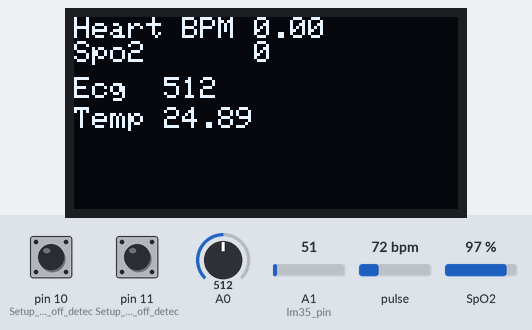
Bench run of a sketch on a simulated Arduino Uno, built with avr-gcc and run on an emulated ATmega328P. Parts: 128×64 one-colour display. The test bench sets the inputs (shaded band); at power-on: pin 10 (Setup_for_leads_off_detec) LOW, pulse 72 bpm, A1 (lm35_pin) = 51, A0 = 512, pin 11 (Setup_for_leads_off_detec) LOW, SpO2 97 %. What the sketch prints to the serial monitor is not drawn.

Above: at 1.4 s.
1.5 s: pin 10 (Setup_for_leads_off_detec) pulled HIGH for 1 s
At 2.9 s:
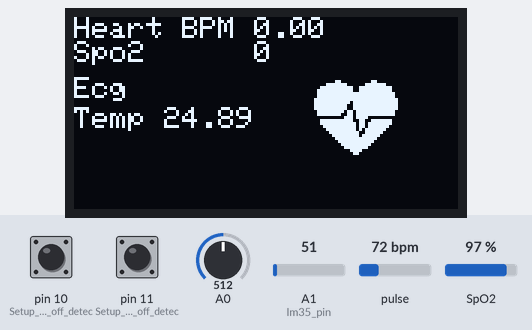
5.6 s: pulse set to 42 bpm
At 7.5 s:
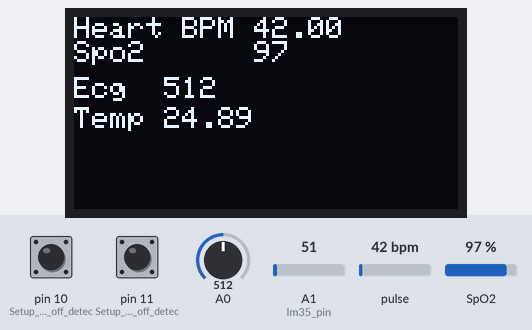
7.6 s: A1 (lm35_pin) set to 61
At 9.0 s:
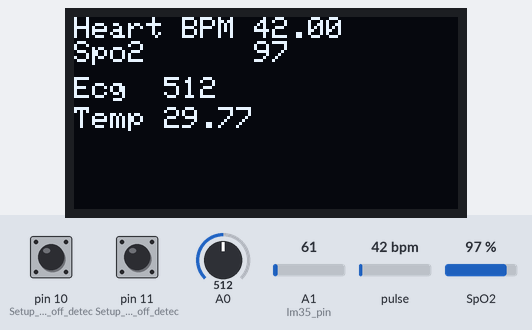
9.6 s: A0 set to 716
At 11.5 s:
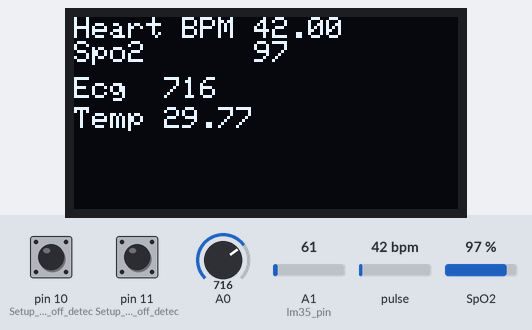
11.6 s: pin 11 (Setup_for_leads_off_detec) pulled HIGH for 1 s
At 12.5 s:
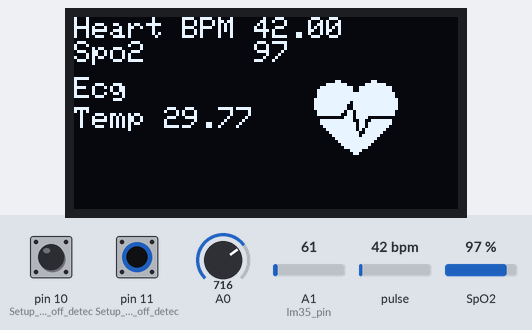
14.1 s: SpO2 set to 80 %
At 15.6 s:
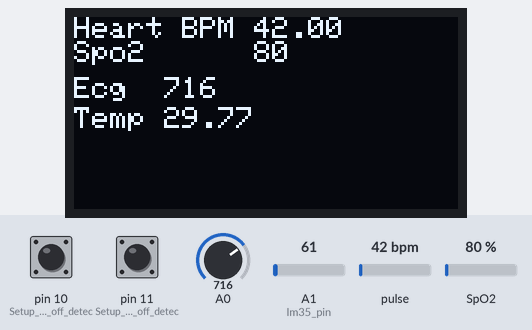
Timing chart, 0 to 16.7 s (numbered marks = the images above; inputs shaded):
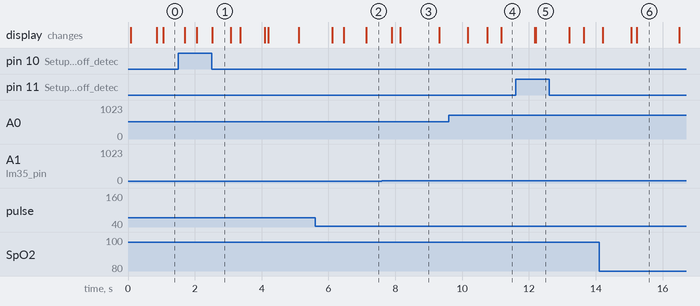

The sketch:

ezhealthmainfile.ino
```cpp
#include <Wire.h>
#include "MAX30100_PulseOximeter.h"

#include "Wire.h"
#include "Adafruit_GFX.h"
#include "OakOLED.h"
#define REPORTING_PERIOD_MS 1000
OakOLED oled;
 int as;

PulseOximeter pox;

uint32_t tsLastReport = 0;
const int lm35_pin = A1;  /* LM35 O/P pin */
int temp_adc_val;
float temp_val;


const unsigned char bitmap [] PROGMEM=
{
0x00, 0x00, 0x00, 0x00, 0x01, 0x80, 0x18, 0x00, 0x0f, 0xe0, 0x7f, 0x00, 0x3f, 0xf9, 0xff, 0xc0,
0x7f, 0xf9, 0xff, 0xc0, 0x7f, 0xff, 0xff, 0xe0, 0x7f, 0xff, 0xff, 0xe0, 0xff, 0xff, 0xff, 0xf0,
0xff, 0xf7, 0xff, 0xf0, 0xff, 0xe7, 0xff, 0xf0, 0xff, 0xe7, 0xff, 0xf0, 0x7f, 0xdb, 0xff, 0xe0,
0x7f, 0x9b, 0xff, 0xe0, 0x00, 0x3b, 0xc0, 0x00, 0x3f, 0xf9, 0x9f, 0xc0, 0x3f, 0xfd, 0xbf, 0xc0,
0x1f, 0xfd, 0xbf, 0x80, 0x0f, 0xfd, 0x7f, 0x00, 0x07, 0xfe, 0x7e, 0x00, 0x03, 0xfe, 0xfc, 0x00,
0x01, 0xff, 0xf8, 0x00, 0x00, 0xff, 0xf0, 0x00, 0x00, 0x7f, 0xe0, 0x00, 0x00, 0x3f, 0xc0, 0x00,
0x00, 0x0f, 0x00, 0x00, 0x00, 0x06, 0x00, 0x00, 0x00, 0x00, 0x00, 0x00, 0x00, 0x00, 0x00, 0x00
};

void onBeatDetected()
{
Serial.println("Beat!");
oled.drawBitmap( 80, 20, bitmap, 28, 28, 1);
oled.display();
}

void setup()
{

Serial.begin(9600);


pinMode(10, INPUT); // Setup for leads off detection LO +
pinMode(11, INPUT); // Setup for leads off detection LO -

oled.begin();
oled.clearDisplay();
oled.setTextSize(1);
oled.setTextColor(1);
oled.setCursor(0, 0);

oled.println("Initializing pulse oximeter..");
oled.display();
Serial.print("Initializing pulse oximeter..");

if (!pox.begin()) {
Serial.println("FAILED");
oled.clearDisplay();
oled.setTextSize(1);
oled.setTextColor(1);
oled.setCursor(0, 0);
oled.println("FAILED");
oled.display();
for(;;);
} else {
oled.clearDisplay();
oled.setTextSize(1);
oled.setTextColor(1);
oled.setCursor(0, 0);
oled.println("SUCCESS");
oled.display();
Serial.println("SUCCESS");
}
pox.setOnBeatDetectedCallback(onBeatDetected);
}

void loop()
{


pox.update();

if (millis() - tsLastReport > REPORTING_PERIOD_MS)
{
Serial.print("Heart BPM:");
Serial.print(pox.getHeartRate());
Serial.print("-----");
Serial.print("Oxygen Percent:");
Serial.print(pox.getSpO2());
Serial.println("\n");
oled.clearDisplay();
oled.setTextSize(1);
oled.setTextColor(1);
oled.setCursor(60,0);
oled.println(pox.getHeartRate());

oled.setTextSize(1);
oled.setTextColor(1);
oled.setCursor(0, 0);
oled.println("Heart BPM");

oled.setTextSize(1);
oled.setTextColor(1);
oled.setCursor(0,8);
oled.println("Spo2");

oled.setTextSize(1);
oled.setTextColor(1);
oled.setCursor(60,8);
oled.println(pox.getSpO2());


oled.setTextSize(1);
oled.setTextColor(1);
oled.setCursor(0,20);
oled.println("Ecg");


  temp_adc_val = analogRead(lm35_pin);  /* Read Temperature */
  temp_val = (temp_adc_val * 4.88); /* Convert adc value to equivalent voltage */
  temp_val = (temp_val/10); /* LM35 gives output of 10mv/°C */
  Serial.print("Temperature = ");
  Serial.print(temp_val);
  Serial.print(" Degree Celsius\n");
//Wait for a bit to keep serial data from saturating


oled.setTextSize(1);
oled.setTextColor(1);
oled.setCursor(0,30);
oled.println("Temp");

oled.setTextSize(1);
oled.setTextColor(1);
oled.setCursor(30,30);
oled.println(temp_val);


tsLastReport = millis();

if((digitalRead(10) == 1)||(digitalRead(11) == 1)){
Serial.println('!');
}
else
{
oled.setTextSize(1);
oled.setTextColor(1);
oled.setCursor(30,20);
as=analogRead(A0);
oled.println(as);
Serial.print("Ecg value: ");
Serial.println(as);
}


delay(1);
oled.display();
}


}
```

Measured:
- after the input at 5.6 s, the display: changes after 0.51 s (image 2)
- after the input at 7.6 s, the display: first differs from a run without the input after 0.54 s (image 3)
- after the input at 9.6 s, the display: changes after 0.56 s (image 4)
- after the input at 11.6 s, the display: first changes after 0.58 s (image 5 shows a later state)
- after the input at 14.1 s, the display: changes after 0.11 s (image 6)
- what the display in image 1 shows lasts 0.6 s, from 2.5 s to 3.1 s
- what the display in image 3 shows lasts 1.2 s, from 8.1 s to 9.3 s
